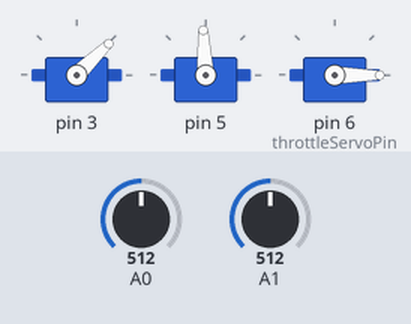
Recording of a sketch running on a simulated Arduino Uno, built with avr-gcc and run on an emulated ATmega328P. On the bench: 3 × servo. The inputs (shaded band) are chosen by the test bench; at power-on: A0 = 512, A1 = 512. What the sketch prints to the serial monitor is not drawn.

Above: at 1.2 s.
1.3 s: A0 set to 1005
2.8 s: A0 set to 1023
4.7 s: A1 set to 1023
Timing chart, 0 to 7.7 s (numbered marks = the images above; inputs shaded):
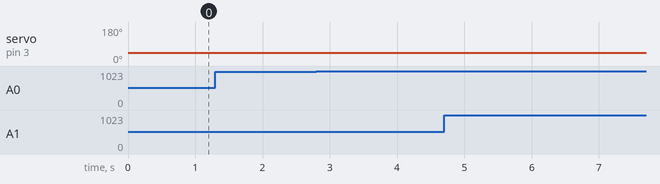

Measured:
- after the input at 4.7 s, servo on pin 3: 44° → 45° at once

The sketch:

Boulder.ino
```cpp
#include "var.h"

void setup() {
  Serial.begin(115200);
  Serial.println("Starting");

  throttleServo.attach(throttleServoPin);
  throttleServo.write(servoMinPos);
  pinMode(emergencyPin, INPUT_PULLUP);
}

void loop() {
  if (emergencyPin) {
      //Set gas to 0
      throttleServo.write(servoMinPos);
      //fully extend linear actuator to brake
      brake.setTargetPercent(100);
      //Steer straight
      steering.setTargetPercent(0.5);

    while(emergencyPin) {
      steering.update();
      brake.update();

    }
  }

  inputValues = inputs.update();
  Serial.print("Throttle Input Received: " + (String)inputValues.throttleValue + " Steering Input Received: " + (String)inputValues.steeringValue);


  if (inputValues.throttleValue > 1500) {
    //By subtracting 1500 from the measurement we get by how much we should throttle in a range from 0 - 500 by deviding this by 500 we get it in a 0 - 1 range
    //which we can multply with the servo max pos
    float servoPosNew = ((inputValues.throttleValue - 1500)/500) * servoMaxPos;
    throttleServo.write(servoPosNew);
  }

  if (inputValues.throttleValue < 1500)  {
    //By subtracting the measurement from 1500 we get by how much we should brake in a range from 0 - 500 by deviding this by 500 we get it in a 0 - 1 range
    //Which is the range the brake function needs to know so we just pass it that value
    float brakeExtendPercent = ((1500 - inputValues.throttleValue)/500);
    brake.setTargetPercent(brakeExtendPercent);
  }

  //Convert the 1000 - 2000 range to a 0 - 1000 range and then to a 0 - 1 range
  float stearingTargetPercentNew = ((inputValues.steeringValue - 1000)/1000);
  steering.setTargetPercent(stearingTargetPercentNew);

  steering.update();
  brake.update();
}
```

Brake.cpp
```cpp
#include "Brake.h"

Brake::Brake(uint8_t actuatorPin, uint8_t potentiometerPinNew) {
  linearActuator.attach(actuatorPin);

  //Set the potentiometerPin and declare it as an output
  potentiometerPin = potentiometerPinNew;
  pinMode(potentiometerPin, INPUT);
}

void Brake::setTargetPercent(int newTarget) {
  targetPercent = newTarget;
}

void Brake::update() {
  int pos = analogRead(potentiometerPin);
  int posPercent = pos / potentiometerMax;

  float u;
  unsigned long now = millis();
  unsigned long dt = now - oldTime;

  //Calculate the error
  float error = posPercent - targetPercent;
  integralError += error * dt;

  u = error * Kp + integralError * Ki + ((error - oldError) / dt) * Kd;

  //1500 is no movement. By running the Motor at a speed of u we correct for position offsets
  linearActuator.writeMicroseconds(1500 + u);

  oldTime = now;
  oldError = error;
}
```

Brake.h
```cpp
#ifndef Brake_h
#define Brake_h

#include "Arduino.h"
#include "Servo.h"

class Brake {
  public:
    Brake(uint8_t actuatorPin, uint8_t potentiometerPinNew);
    void setTargetPercent(int newTarget);
    void update();

  private:
    //The servo object for the actuator
    Servo linearActuator;

    //Values for the controller
    float Kp = 5.0;
    float Ki = 0.0;
    float Kd = 0.0;

    float integralError;

    float oldTime;
    float oldError;


    //The target value in percent (extended by targetPercent)
    int targetPercent = 0;

    //Potentiometer bounds
    int potentiometerMin = 0;
    int potentiometerMax = 1023;

    //Potentiometer Pin
    int potentiometerPin;
};

#endif
```

Input.cpp
```cpp
#include "Input.h"

//Assign the trottlePPM to the given pin (1 for one data channel)
//Assign the steeringPPM to the given pin (1 for one data channel)
Input::Input(uint8_t throttlePin, uint8_t steeringPin) : throttlePPM(PPMReader(throttlePin,1)), steeringPPM(PPMReader(steeringPin, 1)) {

}

InputPackage Input::update() {
    //Get the Measurements over PPM
    throttleValue = throttlePPM.latestValidChannelValue(1, 0);
    steeringValue = steeringPPM.latestValidChannelValue(1, 0);

    InputPackage inputs = {
        throttleValue,
        steeringValue,
    };

    return inputs;
}
```

Input.h
```cpp
#ifndef Input_h
#define Input_h

#include "Arduino.h"
#include "PPMReader.h"

//Define the PPM Channels
#define THROTTLE 1
#define STEERING 2

struct InputPackage {
  int throttleValue;
  int steeringValue;
};

class Input {
  public:
    //The constructor and public methodes:
    Input(uint8_t throttlePin, uint8_t steeringPin);

    InputPackage update();

  private:
    PPMReader throttlePPM;
    PPMReader steeringPPM;

    int maxValue = 2000;
    int minValue = 1000;

    int throttleValue;
    int steeringValue;
};


#endif
```

Steering.cpp
```cpp
#include "Steering.h"

Steering::Steering(uint8_t actuatorPin, uint8_t potentiometerPinNew) {
  motor.attach(actuatorPin);

  //Set the potentiometerPin and declare it as an output
  potentiometerPin = potentiometerPinNew;
  pinMode(potentiometerPin, INPUT);
}

void Steering::setTargetPercent(int newTarget) {
  targetPercent = newTarget;
  Serial.println("Steering is trying to archieve: " + targetPercent);
}

void Steering::update() {
  //Full left is 0
  int pos = analogRead(potentiometerPin);
  int posPercent = pos / potentiometerMax;
  Serial.println("Steering Potentiometer Pos (%) is: " + posPercent);

  float u;
  unsigned long now = millis();
  unsigned long dt = now - oldTime;

  //Calculate the error
  float error = posPercent - targetPercent;
  integralError += error * dt;

  u = error * Kp + integralError * Ki + ((error - oldError) / dt) * Kd;

  //1500 is no movement. By running the Motor at a speed of u we correct for position offsets
  motor.writeMicroseconds(1500 + u);

  oldTime = now;
  oldError = error;
}
```

Steering.h
```cpp
#ifndef Steering_h
#define Steering_h

#include "Arduino.h"
#include "Servo.h"

class Steering {
  public:
    Steering(uint8_t actuatorPin, uint8_t potentiometerPinNew);
    void setTargetPercent(int newTarget);
    void update();

  private:
    //The servo object for the actuator
    Servo motor;

    //Values for the controller
    float Kp = 5.0;
    float Ki = 0.0;
    float Kd = 0.0;

    float integralError;

    float oldTime;
    float oldError;


    //The target value in percent (0 is hard left 1 is hard right)
    int targetPercent = 0;

    //Potentiometer bounds (max is full right)
    int potentiometerMin = 0;
    int potentiometerMax = 1023;

    //Potentiometer Pin
    int potentiometerPin;
};

#endif
```

var.h
```cpp
#include "Input.h"
#include "Servo.h"
#include "Brake.h"
#include "Steering.h"

//Inputs
//Throttle Pin, Steering Pin
Input inputs(7 , 8);
InputPackage inputValues;


//Outputs
//Servo
int throttleServoPin = 6;
Servo throttleServo;

//This marks the position the servo doesn't engange the throttle in
int servoMinPos = 0;
//This marks the position the servo fully enganges the throttle in
int servoMaxPos = 180;

//Brake
//Actuator Pin, Potentiometer Pin
Brake brake(3, A1);

//Steering
Steering steering(5 , A0);


//Emergency Disable
int emergencyPin = 9;
```
